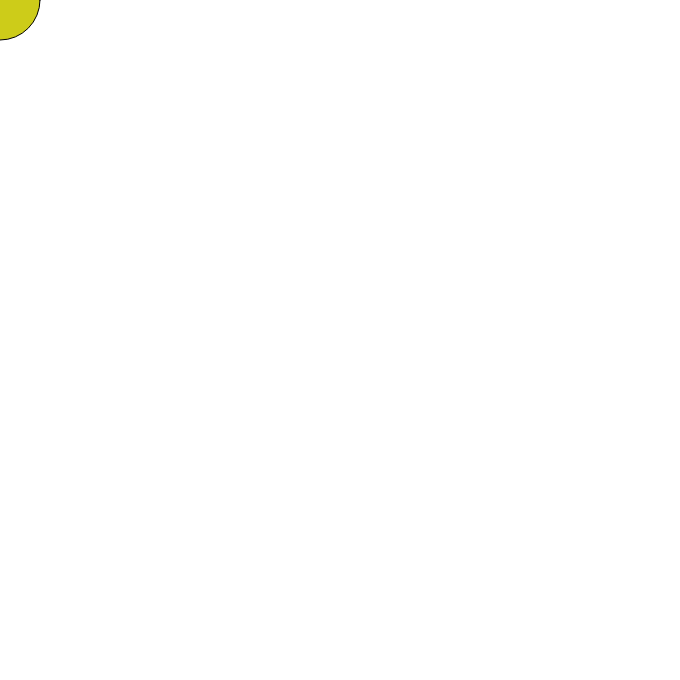
Frame 1 (no input)
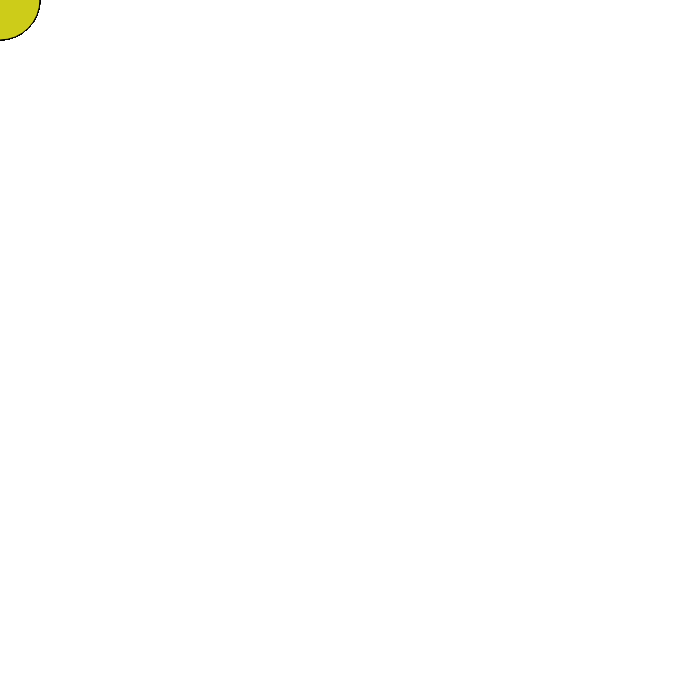
Frame 60 (no input)
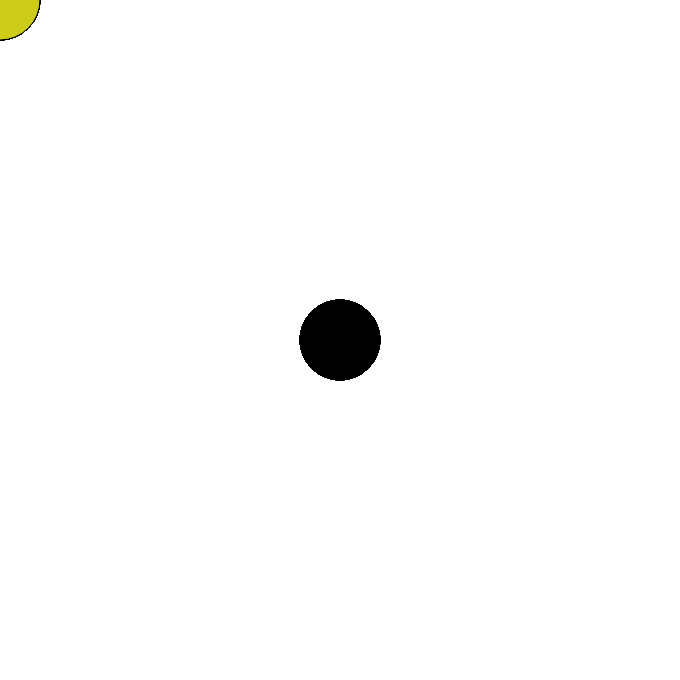
Frame 120 (the mouse pressed at the canvas centre since frame 60)

The p5.js sketch that drew these frames (run headless with seeded random() and noise() and a simulated clock; from frame 60 on, the mouse is pressed at the canvas centre):

// p5.js sketch
// ── sketch.js
function setup() {
createCanvas(680, 680);
}
function draw() 
{
  
  let c = color(205, 204,25);
fill(c);
  
if (mouseIsPressed) {
fill(0);
} else {
fill(c);
}
ellipse(mouseX, mouseY, 80, 80);
}
